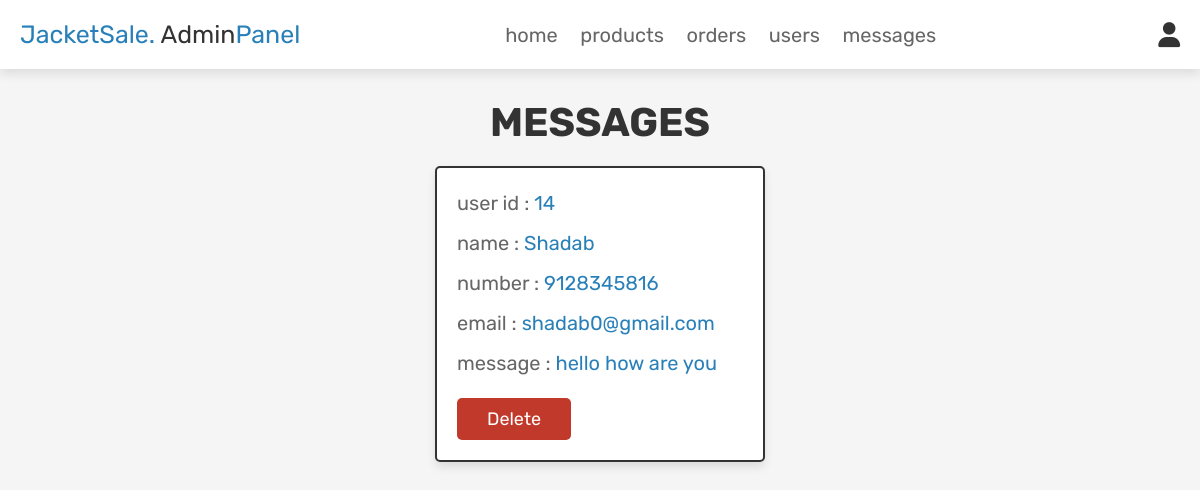
The page /admin_contacts.php (signed in) on the database its author committed.
### tables this page shows
CREATE TABLE `tbl_message` (
  `id` int(255) NOT NULL,
  `user_id` int(255) NOT NULL,
  `name` varchar(100) NOT NULL,
  `email` varchar(100) NOT NULL,
  `number` varchar(12) NOT NULL,
  `message` varchar(500) NOT NULL
);

### admin_contacts.php (the view, shortened to what this page needs)
<?php
@include 'connect.php';
?>
<!DOCTYPE html>
<html lang="en">
<head>
    <link rel="stylesheet" href="https://cdnjs.cloudflare.com/ajax/libs/font-awesome/6.0.0/css/all.min.css">
    <link rel="stylesheet" href="css/admin_style.css">
</head>
<body>
    <?php @include 'admin_header.php'; ?>
    <section class="messages">
        <h1 class="title">messages</h1>
        <div class="box-container">
            <?php
       $select_message = mysqli_query($conn, "SELECT * FROM `tbl_message`") or die('query failed');
       if(mysqli_num_rows($select_message) > 0){
          while($fetch_message = mysqli_fetch_assoc($select_message)){
      ?>
            <div class="box">
                <p>user id : <span><?php echo $fetch_message['user_id']; ?></span> </p>
                <p>name : <span><?php echo $fetch_message['name']; ?></span> </p>
                <p>number : <span><?php echo $fetch_message['number']; ?></span> </p>
                <p>email : <span><?php echo $fetch_message['email']; ?></span> </p>
                <p>message : <span><?php echo $fetch_message['message']; ?></span> </p>
                <a href="admin_contacts.php?delete=<?php echo $fetch_message['id']; ?>"
                    onclick="return confirm('delete this message?');" class="delete-btn">delete</a>
            </div>
            <?php
         }
      }else{
         echo '<p class="empty">you have no messages!</p>';
      }
      ?>
        </div>
    </section>
</body>
</html>

### css/admin_style.css (style rules this page uses)
:root { --pink: #2980b9; --red: #c0392b; --orange: #f39c12; --black: #333; --white: #fff; --light-color: #666; --light-white: #ccc; --light-bg: #f5f5f5; --border: 0.2rem solid var(--black); --box-shadow: 0 0.5rem 1rem rgba(0, 0, 0, 0.1); }
* { font-family: "Rubik", sans-serif; margin: 0; padding: 0; box-sizing: border-box; outline: none; border: none; text-decoration: none; transition: all 0.2s linear; }
html { font-size: 62.5%; overflow-x: hidden; scroll-behavior: smooth; scroll-padding-top: 6.5rem; }
body { background: var(--light-bg); }
section { padding: 3rem 2rem; }
.title { text-align: center; margin-bottom: 2rem; color: var(--black); text-transform: uppercase; font-size: 4rem; }
.btn, .delete-btn, .option-btn { display: inline-block; border-radius: 0.5rem; margin-top: 1rem; font-size: 1.8rem; color: var(--white); cursor: pointer; padding: 1rem 3rem; text-transform: capitalize; }
.delete-btn { background-color: var(--red); }
.messages .box-container { display: grid; grid-template-columns: repeat(auto-fit, 33rem); gap: 1.5rem; align-items: flex-start; max-width: 1200px; margin: 0 auto; justify-content: center; }
.messages .box-container .box { padding: 2rem; border: var(--border); background-color: var(--white); box-shadow: var(--box-shadow); border-radius: 0.5rem; }
.messages .box-container .box p { font-size: 2rem; color: var(--light-color); margin-bottom: 1rem; line-height: 1.5; }
.messages .box-container .box p span { color: var(--pink); }

### rows shown on the page
tbl_message: user "14", name "Shadab", number "9128345816", email "shadab0@gmail.com", message "hello how are you"
